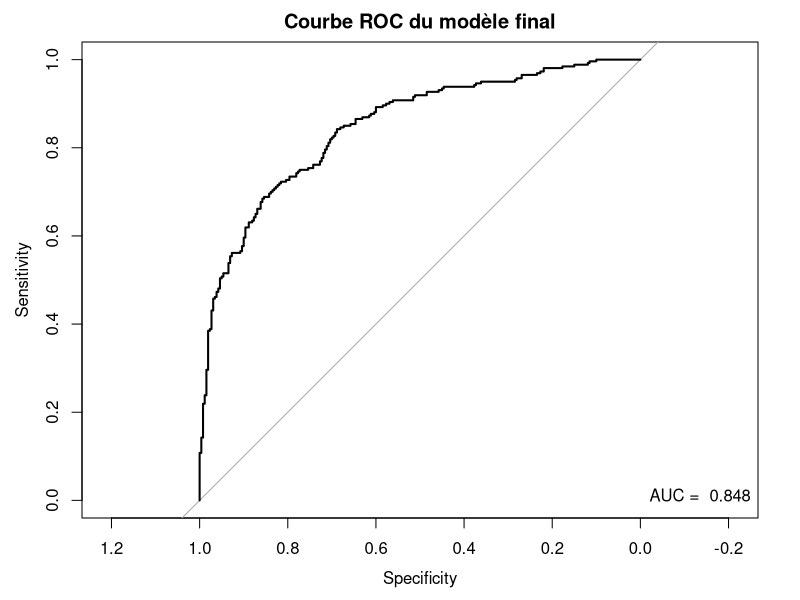

This figure's R source:
## ---- chunk 1
knitr::opts_chunk$set(echo = TRUE)

library(dplyr)
library(ggplot2)
library(MASS)
library(car)
library(pROC)

data <- read.csv2("data/Table.csv", header=TRUE)

## ---- chunk 2
#Vérifier type de données
str(data)

#Variable quantitative
data$age <- as.numeric(data$age)
data$imc <- as.numeric(data$imc)
data$cholesterol_total <- as.numeric(data$cholesterol_total)

#Variable factor
data$statut_cas_temoin <- factor(data$statut_cas_temoin)
data$sexe <- factor(data$sexe)
data$tabagisme <- factor(data$tabagisme)
data$hypertension <- factor(data$hypertension)
data$diabete <- factor(data$diabete)
data$niveau_activite_physique <- factor(data$niveau_activite_physique)
data$consommation_alcool <- factor(data$consommation_alcool)
data$region <- factor(data$region)
## ---- chunk 3
lapply( data[, sapply(data, is.factor)], levels)

#Changement référence
## Référence = Témoin (car on veut la proba d'être CAS par rapport aux TEMOINS)
data$statut_cas_temoin <- relevel(data$statut_cas_temoin, ref="Témoin")

#Référence = Jamais
data$tabagisme <- relevel(data$tabagisme, ref = "Jamais")
## ---- chunk 4
#Modèle
mod_sexe <- glm(statut_cas_temoin~sexe, family=binomial, data=data)

#Statistiques et intervalle de confiance
summary(mod_sexe)
IC_sexe <- confint(mod_sexe)
IC_exp_sexe <- exp(confint(mod_sexe))

IC_sexe
IC_exp_sexe

anova(mod_sexe, test = "Chisq")
## ---- chunk 5
#Modèle
mod_tabac <- glm(statut_cas_temoin~tabagisme, family=binomial, data=data)

#Statistiques et intervalle de confiance
summary(mod_tabac)
IC_tabac <- confint(mod_tabac)
IC_exp_tabac <- exp(confint(mod_tabac))

IC_tabac
IC_exp_tabac

anova(mod_tabac, test = "Chisq")
## ---- chunk 6
#Modèle
mod_hypertension <- glm(statut_cas_temoin~hypertension, family=binomial, data=data)

#Statistiques et intervalle de confiance
summary(mod_hypertension)
IC_hypertension <- confint(mod_hypertension)
IC_exp_hypertension <- exp(confint(mod_hypertension))

IC_hypertension
IC_exp_hypertension

anova(mod_hypertension, test = "Chisq")
## ---- chunk 7
#Modèle
mod_diabete <- glm(statut_cas_temoin~diabete, family=binomial, data=data)

#Statistiques et intervalle de confiance
summary(mod_diabete)
IC_diabete <- confint(mod_diabete)
IC_exp_diabete <- exp(confint(mod_diabete))

IC_diabete
IC_exp_diabete

anova(mod_diabete, test = "Chisq")
## ---- chunk 8
#Modèle
mod_act_phys <- glm(statut_cas_temoin~ niveau_activite_physique, family=binomial, data=data)

#Statistiques et intervalle de confiance
summary(mod_act_phys)
IC_act_phys <- confint(mod_act_phys)
IC_exp_act_phys <- exp(confint(mod_act_phys))

IC_act_phys
IC_exp_act_phys

anova(mod_act_phys, test = "Chisq")
## ---- chunk 9
#Modèle
mod_conso_alcool <- glm(statut_cas_temoin~consommation_alcool, family=binomial, data=data)

#Statistiques et intervalle de confiance
summary(mod_conso_alcool)
IC_conso_alcool <- confint(mod_conso_alcool)
IC_exp_conso_alcool <- exp(confint(mod_conso_alcool))

IC_conso_alcool
IC_exp_conso_alcool

anova(mod_conso_alcool, test = "Chisq")
## ---- chunk 10
#Création du modèle avec toutes les variables
mod_complet <- glm(statut_cas_temoin ~ age + sexe + tabagisme + imc + 
                     hypertension + diabete + cholesterol_total +
                     niveau_activite_physique + consommation_alcool + region,
                   family = binomial, data=data)
summary(mod_complet)

#Méthode Descendante
mod_final <- stepAIC(mod_complet, direction="backward")
summary(mod_final)

#Comparaison AIC
AIC(mod_complet, mod_final)


## ---- chunk 11
#Courbe ROC
pred <- predict(mod_final, type="response")

roc <- roc(data$statut_cas_temoin, pred)

#Graphique
plot(roc, main = "Courbe ROC du modèle final")

legend("bottomright", legend = paste("AUC = ", round(auc(roc),3)), bty="n")

